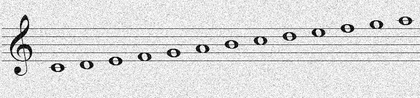
%> input picture Input1.png, 420 x 98 px, shrunk from 884 x 207 before the run
$ octave --eval "result = myMainFunc('Input1.png');"   (GNU Octave 9; MATLAB toolbox functions it lacks are replaced by stand-ins)
%> lines starting %> are read from the running program, lines starting %| are printed output that depends on the picture; in (x1, y1, x2, y2) boxes, pixels count from 0 and x2, y2 are one past the last pixel; in counts of white or black regions, pixels touching at a corner belong together; the program's own positions count from 1
### myMedianFilter.m
function [pixels] = myMedianFilter(inputImg)

img = double(inputImg);

%imshow(img);

[row, col, ~] = size(img);

pixels = zeros(row, col);


for i = 1: 1: row
    for j = 1: 1: col

        if(i == 1 && j == 1)  %% top left corner

            pixels(i, j) = (img(i, j+1) + img(i+1, j+1) + img(i+1, j) +(2*255))/11;

        elseif(j == 1 && i ~= 1 && i ~= row)  %% left side

            pixels(i, j) = (img(i-1, j) + img(i-1, j+1) + img(i, j+1) + img(i+1, j+1) + img(i+1, j) + (2*255))/11;

        elseif(i == row && j == 1)  %% bot left corner

            pixels(i, j) = (img(i-1, j) + img(i-1, j+1) + img(i, j+1) + (2*255))/11;

        elseif(i == row && j ~= 1 && j ~= col) %% bot side

            pixels(i, j) = (img(i, j-1) + img(i-1, j-1) + img(i-1, j) + img(i-1, j+1) + img(i, j+1) + (2*255))/11;

        elseif(i == row && j == col)   %%bot right corner

            pixels(i, j) = (img(i, j-1) + img(i-1, j-1) + img(i-1, j) + (2*255))/11;

        elseif(j == col && i ~= 1 && i ~= row) %% right side

            pixels(i, j) = (img(i+1,j) + img(i+1, j-1) + img(i, j-1) + img(i-1, j-1) + img(i-1, j) + (2*255))/11;

        elseif(i == 1 && j == col) %% top right corner

            pixels(i, j) = (img(i, j-1) + img(i+1, j-1) + img(i+1, j) + (2*255))/11;

        elseif(i == 1 && j ~= 1 && j ~= col )  %% top side

            pixels(i, j) = (img(i, j-1) + img(i+1, j-1) + img(i+1, j) + img(i+1, j+1) + img(i, j+1) + (2*255))/11;

        else
            pixels(i, j) = (img(i-1, j) + img(i-1, j-1) + img(i, j-1) + img(i+1, j-1) + img(i+1, j) + img(i+1, j+1) + img(i, j+1) + img(i-1, j+1) + (1*255)+50)/8;
        end

        if(pixels(i, j) > 255)
            pixels(i, j) = 255;
        end

        pixels(i,j) = round( pixels(i,j));
    end
end

%imshow(uint8(img))
%figure
%imshow(uint8(pixels));


end

### step1.m
function [p] = step1(img)

    [row, col, ~] = size(img);

    %%%%%%%%%
    MN = zeros(1, 256);

    for l = 0: 255

        for i = 1: row

            for j = 1: col

                if(img(i,j) == l)

                       MN(1,l+1) = MN(1,l+1) +1;
                end

            end
        end

    end
  %%%%%%%%%%%% MN [freq(0), freq(1), ....., freq(255)] row = 1; col = 256
   p = zeros(1, 256);

   for k = 1: 256

        p(1, k) = MN(1, k)/(row*col);
   end

   %%%%%%%%% p row = 1; col = 256;


end

### step2.m
function [p1kMat] = step2(p)


       p1kMat = zeros(1, 256);

       for k = 1: 256

           p1k = 0;

           for i = 1: (k)

               p1k = p1k + p(1,i);

           end
           p1kMat(1, k) = p1k;
       end
end

### step3.m
function [mMat] = step3(p)

            mMat = zeros(1,256);

            for k = 1: 256

                m = 0;

                for i = 1: (k)

                m = m + (p(1,i)*(i-1));

                end

                mMat(1, k) = m;
            end
end

### step4.m
function [mg] = step4(p)

    mg = 0;

    for i = 1: 256

         mg = mg + (p(1, i)*(i-1));

    end

end

### step5.m
function [varianceBSqMat] = step5(mg, p1kMat, mMat)

        varianceBSqMat = zeros(1, 256);

        for k = 1: 256

        if (p1kMat(1, k)*(1-p1kMat(1,k)) > 0)
        varianceBSqMat(1, k) = (((mg*p1kMat(1, k)) - mMat(1, k))^2)/(p1kMat(1, k)*(1-p1kMat(1,k)));
        else
        varianceBSqMat(1, k) = 0;
        end


end

### step6.m
function [kMax] = step6(varianceBSqMat)


        varianceMax = 0;
        kMax = 0;
        for k = 1: 256

            if (varianceBSqMat(1, k) > varianceMax)

                    varianceMax = varianceBSqMat(1, k);
                    kMax = k;
            end


        end


end

### toBinary.m
function [img] = toBinary(img, NDM)

        [row, col, ~] = size(img);

           threshold = NDM;
            for i = 1: row
                for j = 1: col

                  if(img(i,j) > threshold)

                        img(i, j) = 255;
                  else
                        img(i, j) = 0;

                  end

                end
            end

%figure

%imshow(img)

end

### myMainFunc.m
function [binaryImg] = myMainFunc(img)
%> called with img = 'Input1.png'
%imgRead = imread(img);
%imshow(imgRead);
%return;
[r, ~, ~] = size(img);

if r < 15
 imgRead = imread(img);
%> imgRead is the input picture: size 98x420 uint8; min 0, max 255, mean 220.9
else
    imgRead = img;
end
 m = myMedianFilter(imgRead);
%> after the loop in myMedianFilter, `for i = 1: 1: row`:
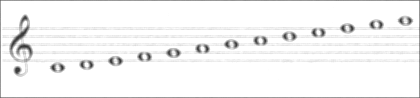
%> pixels: size 98x420 double; min 50, max 255, mean 244.9
 p = step1(m);
%> after the loop in step1, `for l = 0: 255`: MN = 256 values, max 31940 at index 256, min 0 at index 1, mean 160.8
%> after the loop in step1, `for k = 1: 256`: p = 256 values, max 0.776 at index 256, min 0 at index 1, mean 0.00391
 p1kMat = step2(p);
%> after the loop in step2, `for k = 1: 256`: p1kMat = 256 values from 0 to 1
%> p1kMat = 256 values from 0 to 1
 mMat = step3(p);
%> after the loop in step3, `for k = 1: 256`: mMat = 256 values from 0 to 244.9
%> mMat = 256 values from 0 to 244.9
 mg = step4(p);
%> the loop in step4, `for i = 1: 256` made 256 passes
%> mg on passes 1 to 3: 0, 0, 0
%> after the loop in step4, `for i = 1: 256`: mg = 244.9
%> mg = 244.9
 vbsq = step5(mg, p1kMat, mMat);
%> after the loop in step5, `for k = 1: 256`: varianceBSqMat = 256 values, max 686.4 at index 199, min 0 at index 1, mean 336.1
%> vbsq has the same summary as varianceBSqMat in step5
 NDM = step6(vbsq);
%> the loop in step6, `for k = 1: 256` made 256 passes
%> varianceMax on passes 51, 54, 55, 56, 57, 58, 59, 60: 0.923, 4.5, 7.16, 8.92, 10.65, 15.8, 18.35, 25.08
%> after the loop in step6, `for k = 1: 256`: kMax = 199; varianceMax = 686.4
%> NDM = 199
 %display(NDM);
 binaryImg = toBinary(m, NDM);
%> after the loop in toBinary, `for i = 1: row`:
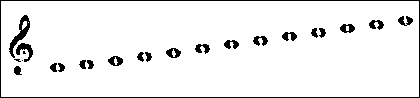
%> img: size 98x420 double; 93.5% white; 24 black regions (3 under 20 px), largest, box (x1, y1, x2, y2) and area: (0, 0, 420, 98) 1032, (9, 15, 30, 58) 264, (16, 43, 33, 62) 146


end
